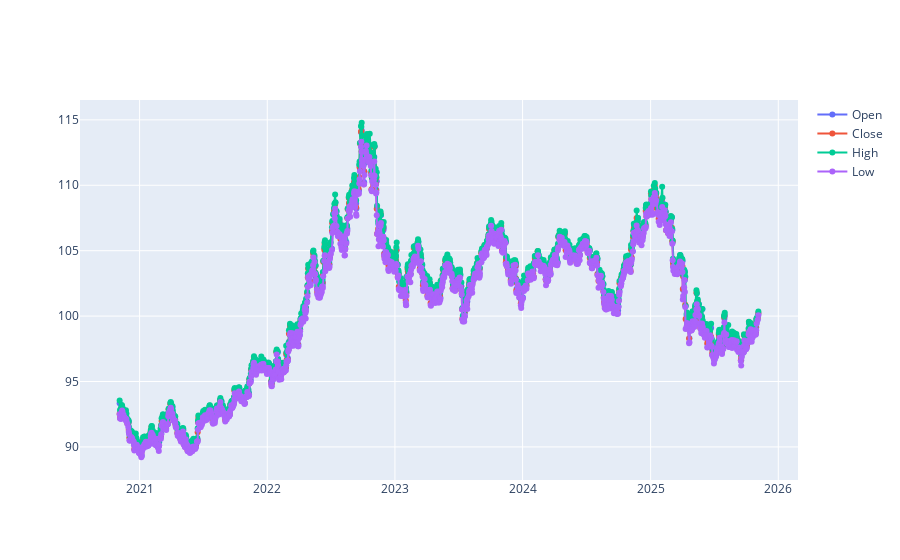

Source (notebook cell):
### Markdown cell above
# Ερώτημα 1

### Code cell
x_axis = df_clean[ "Date" ]

fig = go.Figure()

fig.add_trace( go.Scatter( x = x_axis, y = df_clean[ "Open" ], mode = "lines+markers", name = "Open" ) )
fig.add_trace( go.Scatter( x = x_axis, y = df_clean[ "Close" ], mode = "lines+markers", name = "Close" ) )
fig.add_trace( go.Scatter( x = x_axis, y = df_clean[ "High" ], mode = "lines+markers", name = "High" ) )
fig.add_trace( go.Scatter( x = x_axis, y = df_clean[ "Low" ], mode = "lines+markers", name = "Low" ) )

### Figure 1 — Plotly figure (JSON) as saved in the notebook; plotly's stock layout.template omitted (floating-point values rounded to 4 significant figures; data arrays with more than 128 entries replaced by an {"elided": "..."} marker saying what was removed)
{"data": [{"mode": "lines+markers", "name": "Open", "type": "scatter", "x": {"elided": "1257 str values"}, "y": {"elided": "1257 float values"}}, {"mode": "lines+markers", "name": "Close", "type": "scatter", "x": {"elided": "1257 str values"}, "y": {"elided": "1257 float values"}}, {"mode": "lines+markers", "name": "High", "type": "scatter", "x": {"elided": "1257 str values"}, "y": {"elided": "1257 float values"}}, {"mode": "lines+markers", "name": "Low", "type": "scatter", "x": {"elided": "1257 str values"}, "y": {"elided": "1257 float values"}}], "layout": {}}
